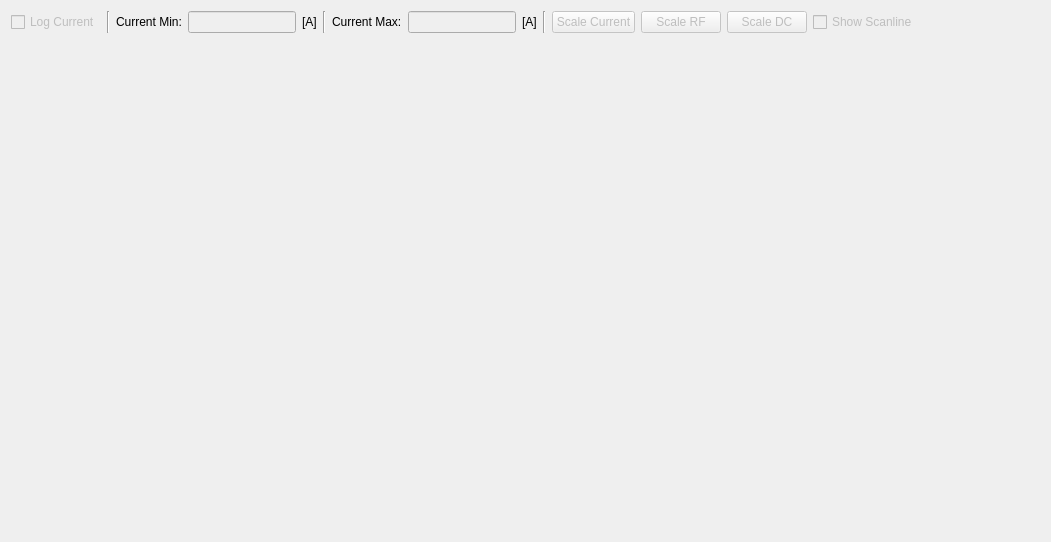
<?xml version="1.0" encoding="UTF-8"?>
<ui version="4.0">
 <class>map_plot</class>
 <widget class="QWidget" name="map_plot">
  <property name="geometry">
   <rect>
    <x>0</x>
    <y>0</y>
    <width>1051</width>
    <height>542</height>
   </rect>
  </property>
  <property name="windowTitle">
   <string>Form</string>
  </property>
  <layout class="QVBoxLayout" name="verticalLayout">
   <item>
    <layout class="QHBoxLayout" name="horizontalLayout">
     <item>
      <widget class="QCheckBox" name="log_checkbox">
       <property name="enabled">
        <bool>false</bool>
       </property>
       <property name="text">
        <string>Log Current</string>
       </property>
      </widget>
     </item>
     <item>
      <widget class="Line" name="line">
       <property name="orientation">
        <enum>Qt::Vertical</enum>
       </property>
      </widget>
     </item>
     <item>
      <widget class="QLabel" name="current_min_label">
       <property name="text">
        <string>Current Min:</string>
       </property>
      </widget>
     </item>
     <item>
      <widget class="QLineEdit" name="current_min_lineedit">
       <property name="enabled">
        <bool>false</bool>
       </property>
       <property name="sizePolicy">
        <sizepolicy hsizetype="Minimum" vsizetype="Fixed">
         <horstretch>0</horstretch>
         <verstretch>0</verstretch>
        </sizepolicy>
       </property>
      </widget>
     </item>
     <item>
      <widget class="QLabel" name="current_min_unit_label">
       <property name="text">
        <string>[A]</string>
       </property>
      </widget>
     </item>
     <item>
      <widget class="Line" name="line_2">
       <property name="orientation">
        <enum>Qt::Vertical</enum>
       </property>
      </widget>
     </item>
     <item>
      <widget class="QLabel" name="current_max_label">
       <property name="text">
        <string>Current Max:</string>
       </property>
      </widget>
     </item>
     <item>
      <widget class="QLineEdit" name="current_max_lineedit">
       <property name="enabled">
        <bool>false</bool>
       </property>
       <property name="sizePolicy">
        <sizepolicy hsizetype="Minimum" vsizetype="Fixed">
         <horstretch>0</horstretch>
         <verstretch>0</verstretch>
        </sizepolicy>
       </property>
      </widget>
     </item>
     <item>
      <widget class="QLabel" name="current_max_unit_label">
       <property name="text">
        <string>[A]</string>
       </property>
      </widget>
     </item>
     <item>
      <widget class="Line" name="line_3">
       <property name="orientation">
        <enum>Qt::Vertical</enum>
       </property>
      </widget>
     </item>
     <item>
      <widget class="QPushButton" name="scale_current_button">
       <property name="enabled">
        <bool>false</bool>
       </property>
       <property name="text">
        <string>Scale Current</string>
       </property>
      </widget>
     </item>
     <item>
      <widget class="QPushButton" name="scale_rf_button">
       <property name="enabled">
        <bool>false</bool>
       </property>
       <property name="text">
        <string>Scale RF</string>
       </property>
      </widget>
     </item>
     <item>
      <widget class="QPushButton" name="scale_dc_button">
       <property name="enabled">
        <bool>false</bool>
       </property>
       <property name="text">
        <string>Scale DC</string>
       </property>
      </widget>
     </item>
     <item>
      <widget class="QCheckBox" name="scanline_checkbox">
       <property name="enabled">
        <bool>false</bool>
       </property>
       <property name="text">
        <string>Show Scanline</string>
       </property>
      </widget>
     </item>
     <item>
      <spacer name="horizontalSpacer">
       <property name="orientation">
        <enum>Qt::Horizontal</enum>
       </property>
       <property name="sizeHint" stdset="0">
        <size>
         <width>40</width>
         <height>20</height>
        </size>
       </property>
      </spacer>
     </item>
    </layout>
   </item>
   <item>
    <widget class="QWidget" name="canvas_temp" native="true">
     <property name="sizePolicy">
      <sizepolicy hsizetype="Preferred" vsizetype="Expanding">
       <horstretch>0</horstretch>
       <verstretch>0</verstretch>
      </sizepolicy>
     </property>
    </widget>
   </item>
   <item>
    <widget class="QWidget" name="toolbar_temp" native="true"/>
   </item>
  </layout>
 </widget>
 <resources/>
 <connections/>
</ui>
